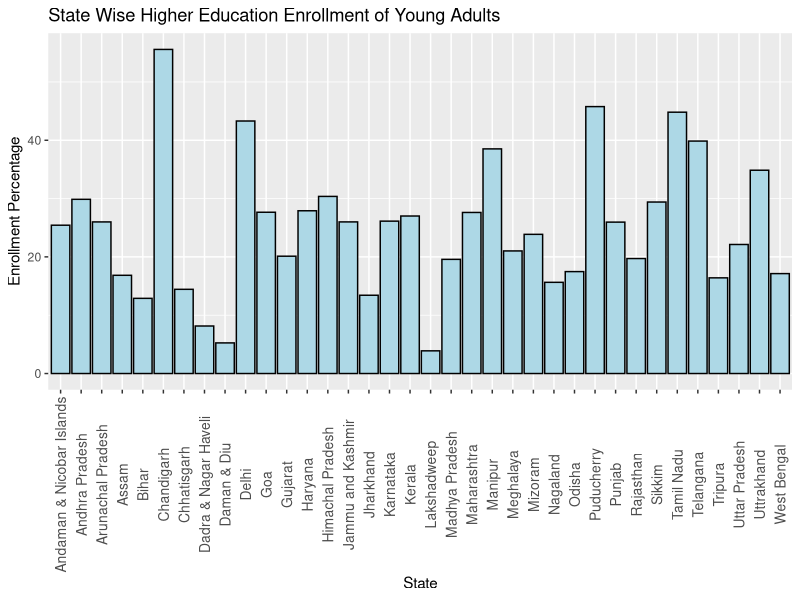
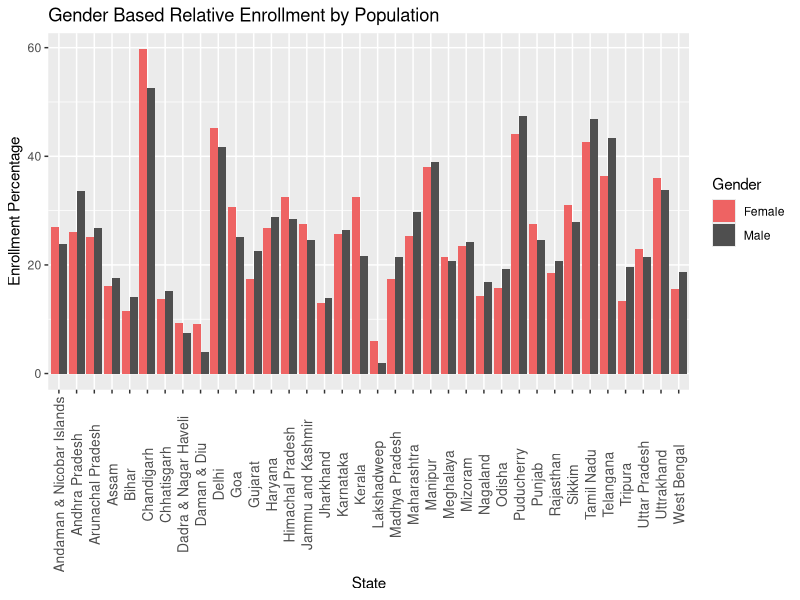
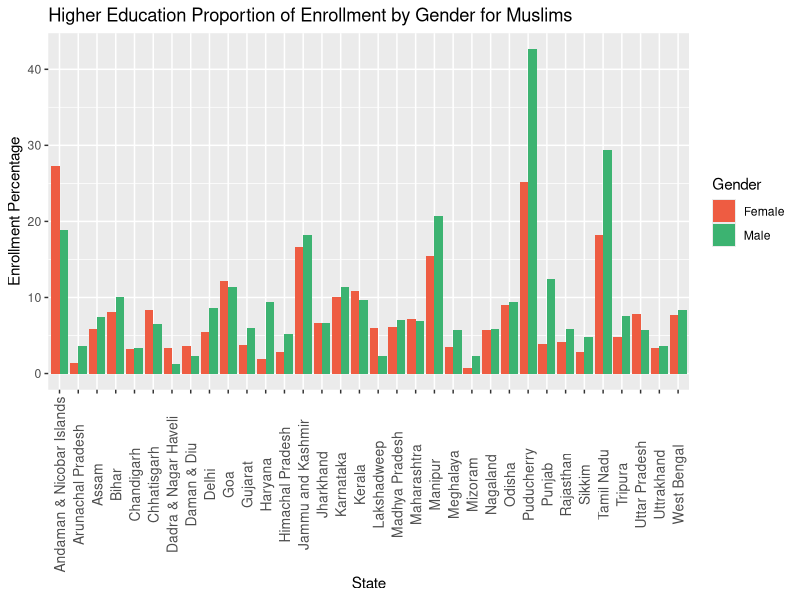
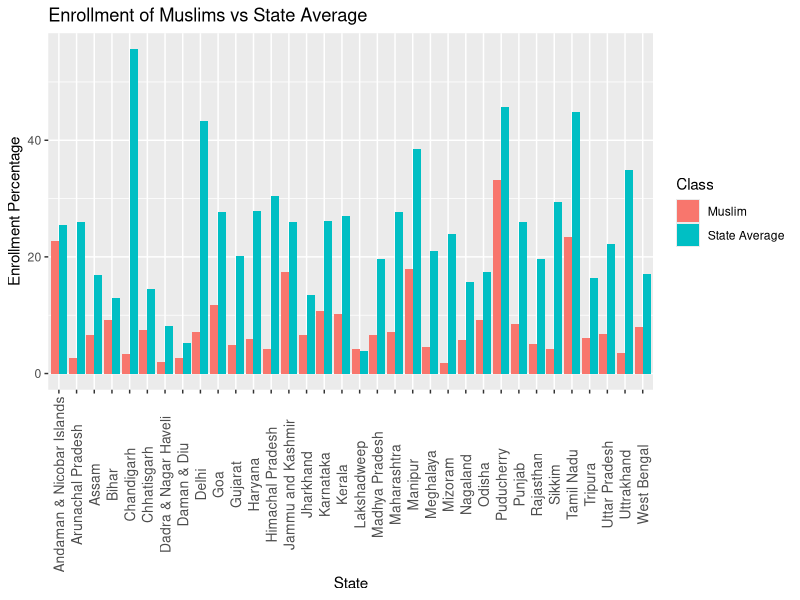
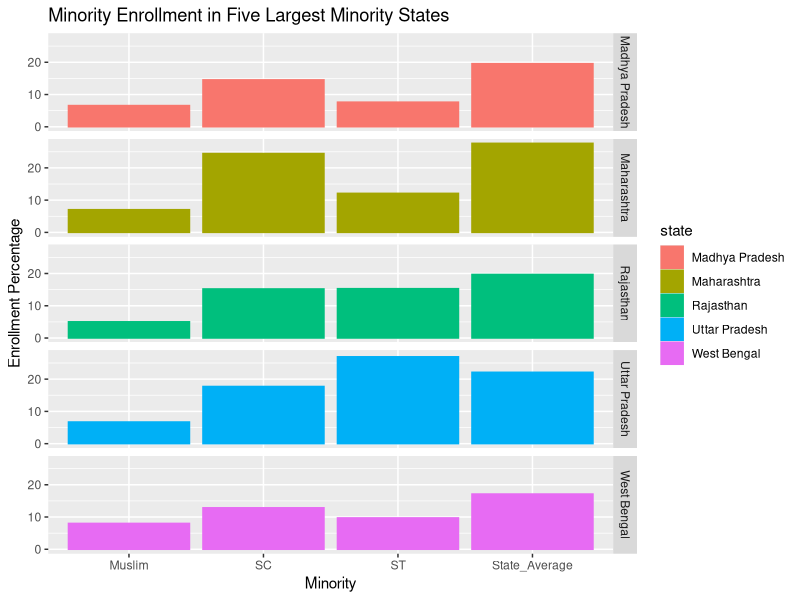
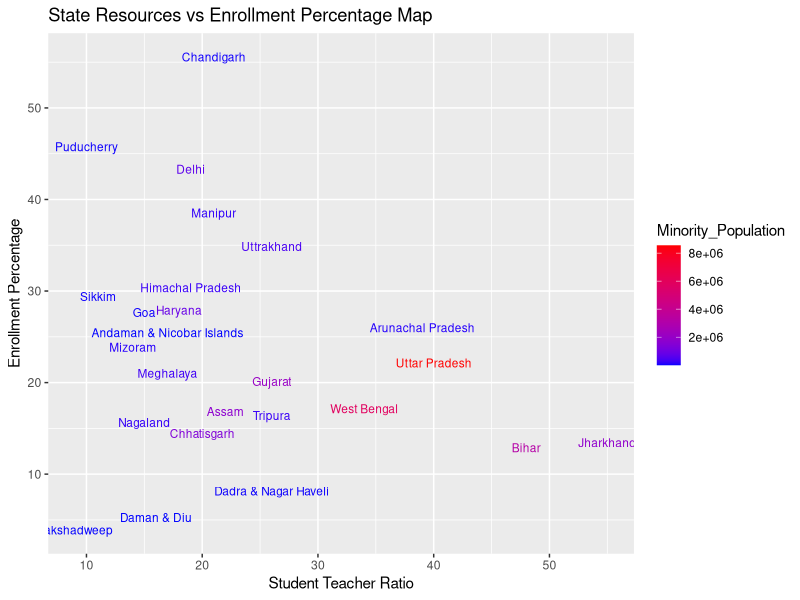

These charts were generated, in order, by the following R code:
## ---- chunk 1

library(dplyr)
library(readr)
library(ggplot2)
library(tidyr)
library(ggthemes)

IndiaEducation2015<- read_csv("IndiaEducation2015.csv")

#Creating enrollment percentages for every state using total enrollemnt in higher education and population between 18-23 age group data

IndiaEducation2015$Enroll_Percent_Total<- (IndiaEducation2015$ac_total/IndiaEducation2015$population_total)*100

#Enroll_Percent_State_Graph<-
  
#Graph1  
#theme_set(theme_gray(base_size = 15))
theme_set(theme_grey())

#plot0<- 
ggplot(IndiaEducation2015, aes(x=state, y=Enroll_Percent_Total)) +geom_bar(stat = "Identity",color="black", fill = "lightblue") + labs(x= "State", y="Enrollment Percentage", title= "State Wise Higher Education Enrollment of Young Adults") +theme(axis.text.x=element_text(angle=90, size=10, vjust =0.5))

## ---- chunk 2

IndiaEducation2015$Percent_Male<- (IndiaEducation2015$ac_m/IndiaEducation2015$ac_total)*100

IndiaEducation2015$Percent_Female<- (IndiaEducation2015$ac_f/IndiaEducation2015$ac_total)*100

data_long3 <- IndiaEducation2015
colnames(data_long3)[29] <- "Male"
colnames(data_long3)[30] <- "Female"

data_long4 <- gather(data_long3, `Male`,`Female`, key="Gender", value="Enroll_Percent")

#Graph 3 
#plot23<- 
Palette1 <- c('indianred2','gray31')

#ggplot(data_long4, aes(x=state, y=Enroll_Percent, fill=Gender)) + geom_bar(stat = "Identity", position = "dodge")+ labs(x= "State", y="Enrollment Percentage", title= "Higher Education Proportion of Enrollment by Gender") + theme(axis.text.x=element_text(angle=90, size=10, vjust =0.5)) + scale_fill_manual(values=Palette1 )

## ---- chunk 3
IndiaEducation2015$Enroll_Percent_Male<- (IndiaEducation2015$ac_m/IndiaEducation2015$population_m)*100

IndiaEducation2015$Enroll_Percent_Female<- (IndiaEducation2015$ac_f/IndiaEducation2015$population_f)*100

data_long <- IndiaEducation2015
colnames(data_long)[31] <- "Male"
colnames(data_long)[32] <- "Female"

data_long2 <- gather(data_long, `Male`,`Female`, key="Gender", value="Enroll_Percent")


#Graph 2
#plot100<-
ggplot(data_long2, aes(x=state, y=Enroll_Percent, fill=Gender)) +geom_bar(stat = "Identity", position="dodge") + labs(x= "State", y="Enrollment Percentage", title= "Gender Based Relative Enrollment by Population") + theme(axis.text.x=element_text(angle=90, size=10, vjust =0.5)) + scale_fill_manual(values=Palette1 )

## ---- chunk 4

# droping two states that are not in population census 2011 data
IndiaEducation2011<- IndiaEducation2015[!(IndiaEducation2015$state== "Andhra Pradesh" | IndiaEducation2015$state== "Telangana"),]

#reading in census data
Muslim_Pop_Gender<- read_csv("Muslims Census.csv")

#Merging with population census 2011 data 
Muslim_Education2011Pop<- left_join(IndiaEducation2011, Muslim_Pop_Gender)

# calculating percentage representation 
Muslim_Education2011Pop$Percent_Male_Muslim <- (Muslim_Education2011Pop$muslim_m/ Muslim_Education2011Pop$muslim_pop_m)* 100

Muslim_Education2011Pop$Percent_Female_Muslim<- (Muslim_Education2011Pop$muslim_f/ Muslim_Education2011Pop$muslim_pop_f) *100

data_long_muslim <- Muslim_Education2011Pop 
colnames(data_long_muslim)[36] <- "Male"
colnames(data_long_muslim)[37] <- "Female"

data_long_muslim <- gather(data_long_muslim, `Male`,`Female`, key="Gender", value="Enroll_Percent")

Palette1 <- c('tomato2','mediumseagreen')

#plot140<- 
ggplot(data_long_muslim, aes(x=state, y=Enroll_Percent, fill=Gender)) + geom_bar(stat = "Identity", position = "dodge")+ labs(x= "State", y="Enrollment Percentage", title= "Higher Education Proportion of Enrollment by Gender for Muslims") + theme(axis.text.x=element_text(angle=90, size=10, vjust =0.5)) + scale_fill_manual(values=Palette1)

## ---- chunk 5

Muslim_Education2011Pop$Muslim <- Muslim_Education2011Pop$muslim_total/Muslim_Education2011Pop$muslim_pop_total*100

colnames(Muslim_Education2011Pop)[28] = "State Average"

data_long_muslim2 <- gather(Muslim_Education2011Pop, `Muslim`, `State Average`, key="Class", value = "Enroll_Percent")


ggplot(data_long_muslim2, aes(x=state, y=Enroll_Percent, fill=Class)) + geom_bar(stat = "Identity", position = "dodge")+ labs(x= "State", y="Enrollment Percentage", title= "Enrollment of Muslims vs State Average") + theme(axis.text.x=element_text(angle=90, size=10, vjust =0.5))

## ---- chunk 6
#merging population data 
#creating new variable that is sum of population of Muslims, SC, ST, OBC (to rank states based on largest minority pouplation)

Minorities_Population <- read_csv("minority_population_data.csv")


EducationAndPopulation<- left_join(Muslim_Education2011Pop, Minorities_Population)

EducationAndPopulation$sum_minorities<- EducationAndPopulation$muslim_pop_total +  EducationAndPopulation$sc_pop_total + EducationAndPopulation$st_pop_total

#Pick 5 states with max minority population 

EducationAndPopulationTop5<- EducationAndPopulation %>%
  arrange(desc(sum_minorities)) %>%
  slice(1:5)

# do above analysis for those 5

EducationAndPopulationTop5$SC <- EducationAndPopulationTop5$sc_total/EducationAndPopulationTop5$sc_pop_total*100

EducationAndPopulationTop5$ST <- EducationAndPopulationTop5$st_total/EducationAndPopulationTop5$st_pop_total*100

EducationAndPopulationTop5$Muslim <- EducationAndPopulationTop5$muslim_total /EducationAndPopulationTop5$muslim_pop_total*100

EducationAndPopulationTop5$State_Average <- EducationAndPopulationTop5$ac_total /EducationAndPopulationTop5$ac_pop_total*100


data_long_top5 <- gather(EducationAndPopulationTop5, `SC`, `ST`, `Muslim`, `State_Average`,  key="Minority", value="Enroll_Percent")

#use facteing to present graphs side by side 

ggplot(data_long_top5, aes( x= Minority, y= Enroll_Percent, color = state, fill= state)) + geom_bar(stat = "Identity", position = "dodge") + labs(y= "Enrollment Percentage", title= "Minority Enrollment in Five Largest Minority States") + facet_grid( state ~ .)

## ---- chunk 7

data_for_textplot2<- EducationAndPopulation
colnames(data_for_textplot2)[28]<- "Enroll_Percent_Total"
colnames(data_for_textplot2)[48]<- "Minority_Population"


ggplot(data_for_textplot2, aes(ptr_regular, Enroll_Percent_Total, label=state, color = Minority_Population))+ geom_text (size = 3, check_overlap= TRUE)+ labs(x= "Student Teacher Ratio", y="Enrollment Percentage", title= "State Resources vs Enrollment Percentage Map")+ scale_color_gradient(low="blue", high="red") 

